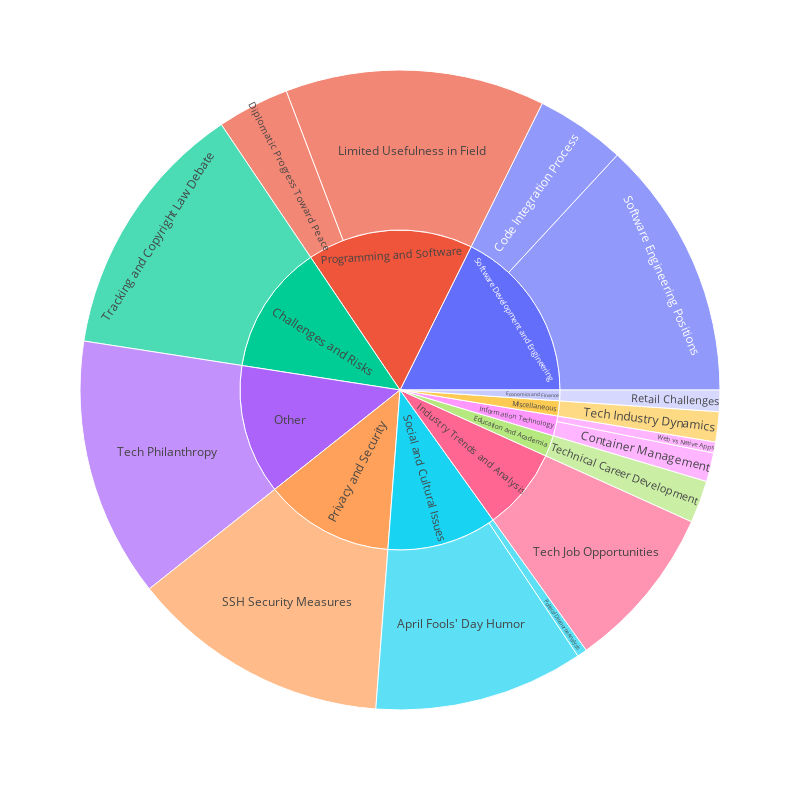

Here is the notebook cell this chart was saved with:
### Markdown cell above
### You can even specify the alternative subset to compare outliers

### Code cell
res = get_topic_diff(dict(q1=f" search('{keyword}') and published > '2024-01-01' ",
                          q2=f" search('{keyword}') and published < '2024-01-01' " )).json()
df = pd.DataFrame(res["topics"]).dropna()
fig = px.sunburst(df.iloc[:30], path=["topic_group_short_title", "short_title"], values="prevalence_ratio", hover_data=["one_sentence_summary", "topic_id"] )
fig.update_layout(width=800, height=800)
fig

### Figure 1 — Plotly figure (JSON) as saved in the notebook; plotly's stock layout.template omitted (floating-point values rounded to 4 significant figures)
{"data": [{"branchvalues": "total", "customdata": [["The examples highlight humorous remarks related to tech industry products and events, particularly around April Fools' Day.", 454], ["The theme discusses the process of integrating code changes, including rebasing, resolving conflicts, rewriting commits, and the importance of unit tests in the development process.", 103], ["The theme revolves around issues, best practices and alternative solutions related to managing container environments for deployment and production purposes.", 308], ["The importance of utilizing diplomacy to address conflicts and achieve peace is highlighted through various examples of maintaining calm, strategic movements towards resolutions.", 277], ["The theme explores the limitations and constraints of using a specific tool only with a certain target audience in a particular field.", 196], ["This theme explores political discourse and perspectives on democracy, political leaders, and societies across different countries.", 139], ["The examples discuss various challenges faced by retailers like Amazon, Walmart, and individual sellers, including issues with returns, pricing, quality control, and competition.", 224], ["The theme focuses on implementing security measures for SSH connections, such as using non-standard ports, disabling SSH v1, and applying password policies.", 401], ["Various companies are offering full-time software engineering positions, including senior data engineers, full-stack engineers, and cloud engineers, with opportunities for remote work in different locations.", 490], ["The theme explores various dynamics within the technology industry, such as talent acquisition, workplace culture, and product development.", 69], ["Various tech companies are hiring engineers for roles in different locations, offering opportunities for professionals to join innovative teams in the software industry.", 8], ["The theme explores the philanthropic endeavors of technology pioneers like Bill Gates and the impact of their charitable foundations.", 93], ["The theme focuses on career development and opportunities in the technical field, including software engineering, product management, and application development.", 178], ["The theme explores the monitoring of individual activities and the controversial state of copyright law.", 503], ["The debate between web-based and native applications, discussing issues such as performance, user experience, proprietary apps, and user privacy.", 451], ["The theme explores the monitoring of individual activities and the controversial state of copyright law.", 503], ["The examples discuss various challenges faced by retailers like Amazon, Walmart, and individual sellers, including issues with returns, pricing, quality control, and competition.", 224], ["The theme focuses on career development and opportunities in the technical field, including software engineering, product management, and application development.", 178], ["Various tech companies are hiring engineers for roles in different locations, offering opportunities for professionals to join innovative teams in the software industry.", 8], ["(?)", "(?)"], ["The theme explores various dynamics within the technology industry, such as talent acquisition, workplace culture, and product development.", 69], ["The theme explores the philanthropic endeavors of technology pioneers like Bill Gates and the impact of their charitable foundations.", 93], ["The theme focuses on implementing security measures for SSH connections, such as using non-standard ports, disabling SSH v1, and applying password policies.", 401], ["(?)", "(?)"], ["(?)", "(?)"], ["(?)", "(?)"]], "domain": {"x": [0, 1], "y": [0, 1]}, "hovertemplate": "labels=%{label}<br>prevalence_ratio=%{value}<br>parent=%{parent}<br>id=%{id}<br>one_sentence_summary=%{customdata[0]}<br>topic_id=%{customdata[1]}<extra></extra>", "ids": ["Social and Cultural Issues/April Fools' Day Humor", "Software Development and Engineering/Code Integration Process", "Information Technology/Container Management", "Programming and Software/Diplomatic Progress Toward Peace", "Programming and Software/Limited Usefulness in Field", "Social and Cultural Issues/Political Discourse Analysis", "Economics and Finance/Retail Challenges", "Privacy and Security/SSH Security Measures", "Software Development and Engineering/Software Engineering Positions", "Miscellaneous/Tech Industry Dynamics", "Industry Trends and Analysis/Tech Job Opportunities", "Other/Tech Philanthropy", "Education and Academia/Technical Career Development", "Challenges and Risks/Tracking and Copyright Law Debate", "Information Technology/Web vs Native Apps", "Challenges and Risks", "Economics and Finance", "Education and Academia", "Industry Trends and Analysis", "Information Technology", "Miscellaneous", "Other", "Privacy and Security", "Programming and Software", "Social and Cultural Issues", "Software Development and Engineering"], "labels": ["April Fools' Day Humor", "Code Integration Process", "Container Management", "Diplomatic Progress Toward Peace", "Limited Usefulness in Field", "Political Discourse Analysis", "Retail Challenges", "SSH Security Measures", "Software Engineering Positions", "Tech Industry Dynamics", "Tech Job Opportunities", "Tech Philanthropy", "Technical Career Development", "Tracking and Copyright Law Debate", "Web vs Native Apps", "Challenges and Risks", "Economics and Finance", "Education and Academia", "Industry Trends and Analysis", "Information Technology", "Miscellaneous", "Other", "Privacy and Security", "Programming and Software", "Social and Cultural Issues", "Software Development and Engineering"], "name": "", "parents": ["Social and Cultural Issues", "Software Development and Engineering", "Information Technology", "Programming and Software", "Programming and Software", "Social and Cultural Issues", "Economics and Finance", "Privacy and Security", "Software Development and Engineering", "Miscellaneous", "Industry Trends and Analysis", "Other", "Education and Academia", "Challenges and Risks", "Information Technology", "", "", "", "", "", "", "", "", "", "", ""], "type": "sunburst", "values": [80.73, 34.64, 11.1, 27.77, 100, 3.839, 8.25, 100, 100, 11.59, 63.69, 100, 16.32, 100, 4.208, 100, 8.25, 16.32, 63.69, 15.31, 11.59, 100, 100, 127.8, 84.57, 134.6]}], "layout": {"height": 800, "legend": {"tracegroupgap": 0}, "margin": {"t": 60}, "width": 800}}
